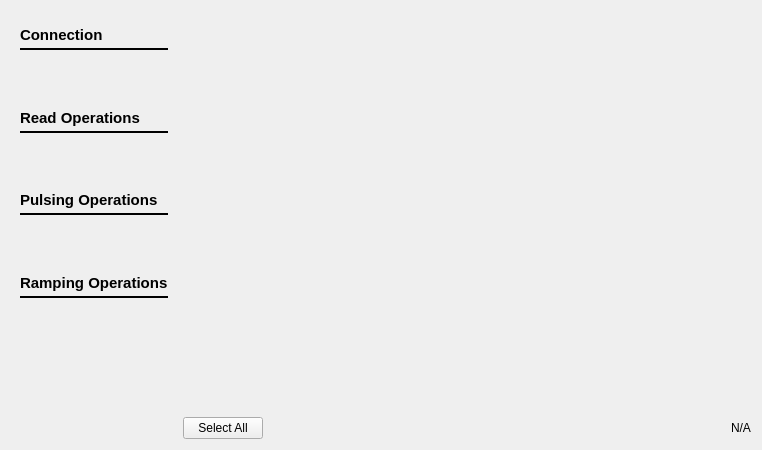
<?xml version="1.0" encoding="UTF-8"?>
<ui version="4.0">
 <class>AppUI</class>
 <widget class="QWidget" name="AppUI">
  <property name="geometry">
   <rect>
    <x>0</x>
    <y>0</y>
    <width>762</width>
    <height>450</height>
   </rect>
  </property>
  <property name="windowTitle">
   <string>Form</string>
  </property>
  <layout class="QGridLayout" name="gridLayout">
   <item row="0" column="0">
    <widget class="QFrame" name="frame_2">
     <property name="sizePolicy">
      <sizepolicy hsizetype="Preferred" vsizetype="Expanding">
       <horstretch>0</horstretch>
       <verstretch>0</verstretch>
      </sizepolicy>
     </property>
     <layout class="QGridLayout" name="gridLayout_2" columnstretch="0,0">
      <item row="4" column="0" colspan="2">
       <widget class="QWidget" name="widget_5" native="true">
        <property name="styleSheet">
         <string notr="true">border-bottom: 2px solid black;</string>
        </property>
        <layout class="QHBoxLayout" name="horizontalLayout_3">
         <property name="leftMargin">
          <number>0</number>
         </property>
         <property name="topMargin">
          <number>6</number>
         </property>
         <property name="rightMargin">
          <number>0</number>
         </property>
         <property name="bottomMargin">
          <number>6</number>
         </property>
         <item>
          <widget class="QLabel" name="label_4">
           <property name="styleSheet">
            <string notr="true">font-size: 11pt;
font-weight: bold;
border: none;</string>
           </property>
           <property name="text">
            <string>Pulsing Operations</string>
           </property>
          </widget>
         </item>
        </layout>
       </widget>
      </item>
      <item row="6" column="0" colspan="2">
       <widget class="QWidget" name="widget_2" native="true">
        <property name="styleSheet">
         <string notr="true">border-bottom: 2px solid black;</string>
        </property>
        <layout class="QHBoxLayout" name="horizontalLayout_7">
         <property name="leftMargin">
          <number>0</number>
         </property>
         <property name="topMargin">
          <number>6</number>
         </property>
         <property name="rightMargin">
          <number>0</number>
         </property>
         <property name="bottomMargin">
          <number>6</number>
         </property>
         <item>
          <widget class="QLabel" name="label_8">
           <property name="styleSheet">
            <string notr="true">font-size: 11pt;
font-weight: bold;
border: none;</string>
           </property>
           <property name="text">
            <string>Ramping Operations</string>
           </property>
          </widget>
         </item>
        </layout>
       </widget>
      </item>
      <item row="0" column="0" colspan="2">
       <widget class="QWidget" name="widget" native="true">
        <property name="styleSheet">
         <string notr="true">border-bottom: 2px solid black;</string>
        </property>
        <layout class="QHBoxLayout" name="horizontalLayout_5">
         <property name="leftMargin">
          <number>0</number>
         </property>
         <property name="topMargin">
          <number>6</number>
         </property>
         <property name="rightMargin">
          <number>0</number>
         </property>
         <property name="bottomMargin">
          <number>6</number>
         </property>
         <item>
          <widget class="QLabel" name="label">
           <property name="styleSheet">
            <string notr="true">font-size: 11pt;
font-weight: bold;
border: none;</string>
           </property>
           <property name="text">
            <string>Connection</string>
           </property>
          </widget>
         </item>
        </layout>
       </widget>
      </item>
      <item row="3" column="0" colspan="2">
       <widget class="ReadOpsWidget" name="readOpsWidget" native="true">
        <property name="sizePolicy">
         <sizepolicy hsizetype="Preferred" vsizetype="Preferred">
          <horstretch>0</horstretch>
          <verstretch>4</verstretch>
         </sizepolicy>
        </property>
       </widget>
      </item>
      <item row="8" column="0">
       <spacer name="verticalSpacer_2">
        <property name="orientation">
         <enum>Qt::Vertical</enum>
        </property>
        <property name="sizeHint" stdset="0">
         <size>
          <width>20</width>
          <height>40</height>
         </size>
        </property>
       </spacer>
      </item>
      <item row="7" column="0" colspan="2">
       <widget class="RampOpsWidget" name="rampOpsWidget" native="true">
        <property name="sizePolicy">
         <sizepolicy hsizetype="Preferred" vsizetype="Preferred">
          <horstretch>0</horstretch>
          <verstretch>4</verstretch>
         </sizepolicy>
        </property>
       </widget>
      </item>
      <item row="5" column="0" colspan="2">
       <widget class="PulseOpsWidget" name="pulseOpsWidget" native="true">
        <property name="sizePolicy">
         <sizepolicy hsizetype="Preferred" vsizetype="Preferred">
          <horstretch>0</horstretch>
          <verstretch>4</verstretch>
         </sizepolicy>
        </property>
       </widget>
      </item>
      <item row="2" column="0" colspan="2">
       <widget class="QWidget" name="widget_4" native="true">
        <property name="styleSheet">
         <string notr="true">border-bottom: 2px solid black;</string>
        </property>
        <layout class="QHBoxLayout" name="horizontalLayout_2">
         <property name="leftMargin">
          <number>0</number>
         </property>
         <property name="topMargin">
          <number>6</number>
         </property>
         <property name="rightMargin">
          <number>0</number>
         </property>
         <property name="bottomMargin">
          <number>6</number>
         </property>
         <item>
          <widget class="QLabel" name="label_3">
           <property name="styleSheet">
            <string notr="true">font-size: 11pt;
font-weight: bold;
border: none;</string>
           </property>
           <property name="text">
            <string>Read Operations</string>
           </property>
          </widget>
         </item>
        </layout>
       </widget>
      </item>
      <item row="1" column="0" colspan="2">
       <widget class="ArC2ConnectionWidget" name="arc2ConnectionWidget" native="true">
        <property name="sizePolicy">
         <sizepolicy hsizetype="Preferred" vsizetype="Preferred">
          <horstretch>0</horstretch>
          <verstretch>4</verstretch>
         </sizepolicy>
        </property>
       </widget>
      </item>
     </layout>
    </widget>
   </item>
   <item row="0" column="1">
    <widget class="PaintWidget" name="mainCrossbarWidget" native="true"/>
   </item>
   <item row="2" column="1">
    <layout class="QHBoxLayout" name="horizontalLayout_4">
     <item>
      <widget class="QPushButton" name="selectAllButton">
       <property name="text">
        <string>Select All</string>
       </property>
      </widget>
     </item>
     <item>
      <spacer name="horizontalSpacer_4">
       <property name="orientation">
        <enum>Qt::Horizontal</enum>
       </property>
       <property name="sizeHint" stdset="0">
        <size>
         <width>40</width>
         <height>20</height>
        </size>
       </property>
      </spacer>
     </item>
     <item>
      <widget class="QLabel" name="hoverLabel">
       <property name="sizePolicy">
        <sizepolicy hsizetype="Preferred" vsizetype="Maximum">
         <horstretch>0</horstretch>
         <verstretch>0</verstretch>
        </sizepolicy>
       </property>
       <property name="text">
        <string>N/A</string>
       </property>
      </widget>
     </item>
    </layout>
   </item>
   <item row="1" column="0" rowspan="2">
    <spacer name="verticalSpacer">
     <property name="orientation">
      <enum>Qt::Vertical</enum>
     </property>
     <property name="sizeHint" stdset="0">
      <size>
       <width>20</width>
       <height>40</height>
      </size>
     </property>
    </spacer>
   </item>
  </layout>
 </widget>
 <customwidgets>
  <customwidget>
   <class>PaintWidget</class>
   <extends>QWidget</extends>
   <header>..crossbar_widget</header>
   <container>1</container>
  </customwidget>
  <customwidget>
   <class>ReadOpsWidget</class>
   <extends>QWidget</extends>
   <header>..readops_widget</header>
   <container>1</container>
  </customwidget>
  <customwidget>
   <class>PulseOpsWidget</class>
   <extends>QWidget</extends>
   <header>..pulseops_widget</header>
   <container>1</container>
  </customwidget>
  <customwidget>
   <class>RampOpsWidget</class>
   <extends>QWidget</extends>
   <header>..rampops_widget</header>
   <container>1</container>
  </customwidget>
  <customwidget>
   <class>ArC2ConnectionWidget</class>
   <extends>QWidget</extends>
   <header>..arc2connection_widget</header>
   <container>1</container>
  </customwidget>
 </customwidgets>
 <tabstops>
  <tabstop>selectAllButton</tabstop>
 </tabstops>
 <resources/>
 <connections/>
</ui>
